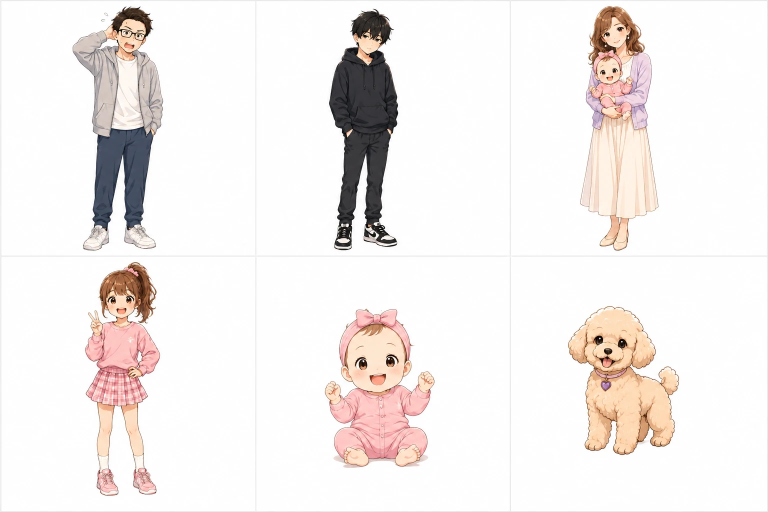
#> input picture assets/characters_sheet.webp, 1536 x 1024 px (shown at 1/2 size)
$ python cutout.py
#> lines starting #> are read from the running program, lines starting #| are printed output that depends on the picture; after the words box and inside, x2 and y2 are one past the last pixel; in counts of white or black regions, pixels touching at a corner belong together
"""キャラクターシート(3x2)から各キャラを切り出し、白背景を透過PNGにする。"""
import sys
from pathlib import Path

import numpy as np
from PIL import Image, ImageFilter
from scipy import ndimage

ROOT = Path(__file__).resolve().parent.parent
SHEET = ROOT / "assets" / "characters_sheet.webp"
OUT = ROOT / "assets" / "characters"

CELLS = {
    "satoru": (3, 3, 510, 510),
    "sora": (514, 3, 1019, 510),
    "aina": (1023, 3, 1533, 510),
    "rina": (3, 514, 510, 1021),
    "noa": (514, 514, 1019, 1021),
    "chappy": (1023, 514, 1533, 1021),
}


def cutout(img):
    a = np.asarray(img.convert("RGB")).astype(np.int16)
    # 背景に近い白（明るく低彩度）
    light = (a.min(axis=2) > 228) & ((a.max(axis=2) - a.min(axis=2)) < 22)
    # 外周とつながっている白だけを背景とみなす（白Tシャツや靴下は残す）
    lab, _ = ndimage.label(light)
    border = np.unique(np.concatenate([lab[0], lab[-1], lab[:, 0], lab[:, -1]]))
    bg = np.isin(lab, border[border > 0])
    fg = ~bg
    fg = ndimage.binary_opening(fg, iterations=1)
    # 小さなゴミを除去
    lab2, n = ndimage.label(fg)
    if n:
        sizes = ndimage.sum(fg, lab2, range(1, n + 1))
        fg = np.isin(lab2, [i + 1 for i, s in enumerate(sizes) if s > 400])
    alpha = Image.fromarray((fg * 255).astype(np.uint8)).filter(ImageFilter.GaussianBlur(0.8))
    out = img.convert("RGBA")
    out.putalpha(alpha)
    return out.crop(out.getbbox())


def main():
    sheet = Image.open(SHEET)
#> sheet is the input picture: PIL image 1536x1024 RGB; mean R, G, B 242.8, 238, 236
    OUT.mkdir(parents=True, exist_ok=True)
    for name, box in CELLS.items():
        c = cutout(sheet.crop(box))
        c.save(OUT / f"{name}.png")
        print(name, c.size)
#> this loop made 6 passes
#> (n in cutout, sizes in cutout) on passes 1 to 6: (4, [51496, 36, 30, 5]), (1, [41710]), (1, [51498]), (1, [40185]), (1, [47075]), (1, [42166])
#> pass 1, in cutout, `a = np.asarray(img.convert("RGB")).astype(np.int16)`:
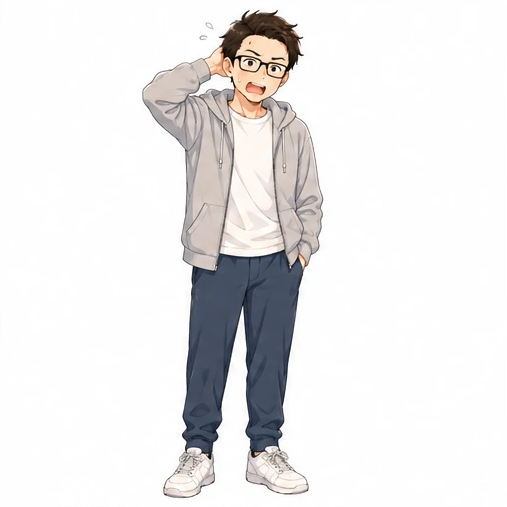
#> a: shape (507, 507, 3) int16; mean R, G, B 234.2, 233.1, 233.3
#> pass 1, in cutout, `light = (a.min(axis=2) > 228) & ((a.max(axis=2) - a.min(axis=2)) < 22)`:
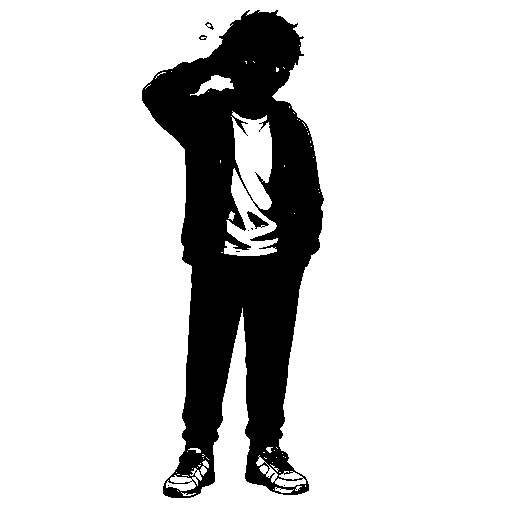
#> light: shape (507, 507) bool; 82.3% white; 9 black regions (5 under 20 px), largest, box (x1, y1, x2, y2) and area: (142, 10, 324, 498) 45213, (247, 211, 269, 229) 165, (205, 22, 214, 30) 26, (199, 35, 207, 40) 24
#> pass 1, in cutout, `lab, _ = ndimage.label(light)`:
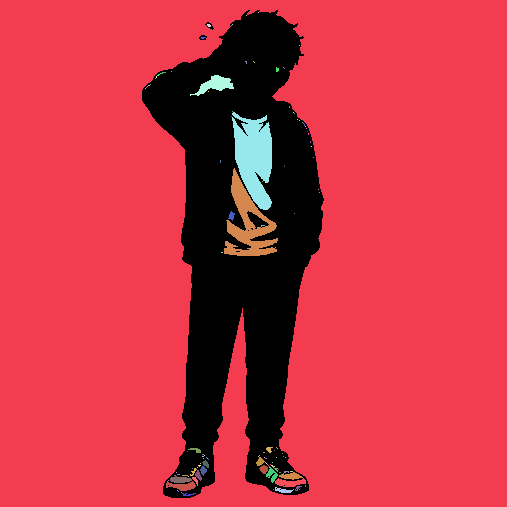
#> lab: shape (507, 507) int32; 121 distinct labels, from 0 to 120; one colour per label, 0 black
#> pass 1, in cutout, `bg = np.isin(lab, border[border > 0])`:
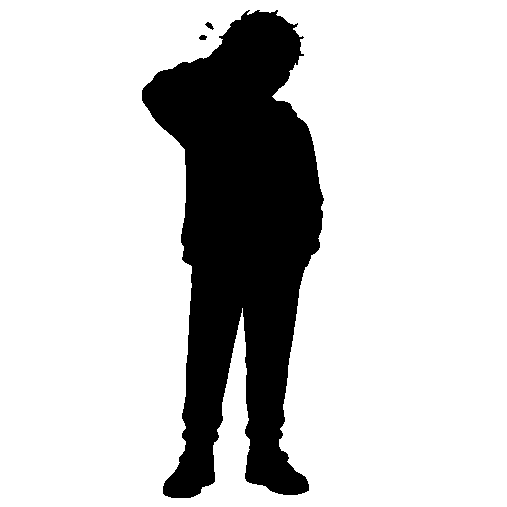
#> bg: shape (507, 507) bool; 79.9% white; 3 black regions, box (x1, y1, x2, y2) and area: (142, 10, 324, 498) 51528, (205, 22, 214, 30) 36, (199, 35, 207, 40) 32
#> after the loop:
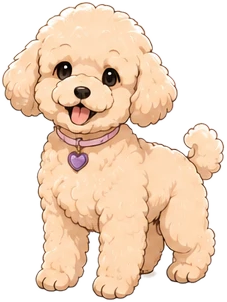
#> c: PIL image 227x302 RGBA; mean R, G, B, A 240.8, 217.5, 196.5, 156.8; transparent parts drawn white


if __name__ == "__main__":
    sys.exit(main())
#> (the program exits here)
